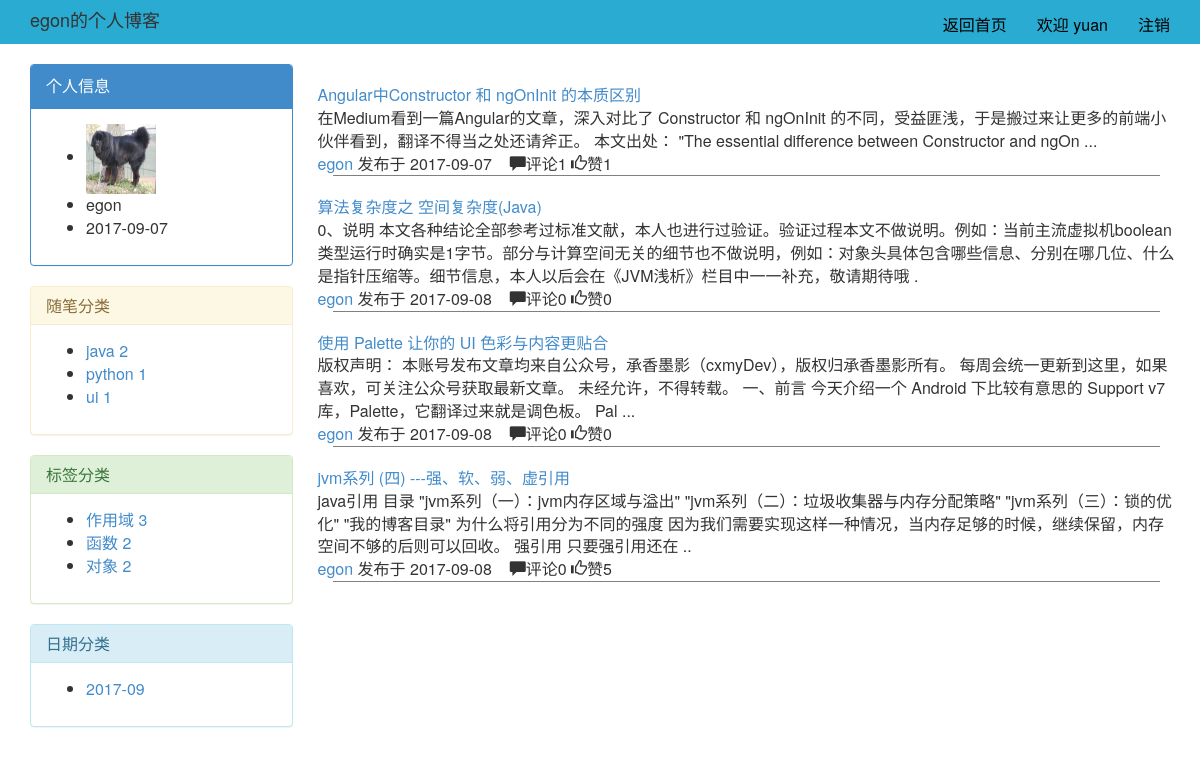
The page /blog/egon (signed in) on the database its author committed.
### blog/models.py (models this page shows, shortened)
class UserInfo(AbstractUser):
    nid = models.BigAutoField(primary_key=True)
    nickname = models.CharField(verbose_name='昵称', max_length=32)
    telephone = models.CharField(max_length=11, blank=True, null=True, unique=True, verbose_name='手机号码')
    avatar = models.FileField(verbose_name='头像', upload_to='./upload/avatar/',default="./upload/avatar/avatar.png")
    create_time = models.DateTimeField(verbose_name='创建时间',auto_now_add=True)
    fans = models.ManyToManyField(verbose_name='粉丝们',
                                  to='UserInfo',
                                  through='UserFans',
                                  through_fields=('user', 'follower'))

class Category(models.Model):
    nid = models.AutoField(primary_key=True)
    title = models.CharField(verbose_name='分类标题', max_length=32)
    blog = models.ForeignKey(verbose_name='所属博客', to='Blog', to_field='nid')

class Article(models.Model):
    nid = models.BigAutoField(primary_key=True)
    title = models.CharField(max_length=50, verbose_name='文章标题')
    desc = models.CharField(max_length=255, verbose_name='文章描述')
    read_count = models.IntegerField(default=0)
    comment_count = models.IntegerField(default=0)
    up_count = models.IntegerField(default=0)
    down_count = models.IntegerField(default=0)
    category = models.ForeignKey(verbose_name='文章类型', to='Category', to_field='nid', null=True)
    create_time = models.DateTimeField(verbose_name='创建时间', auto_now_add=True)
    blog = models.ForeignKey(verbose_name='所属博客', to='Blog', to_field='nid')
    tags = models.ManyToManyField(
        to="Tag",
        through='Article2Tag',
        through_fields=('article', 'tag'),
    )
    type_choices = [
        (1, "Python"),
        (2, "Linux"),
        (3, "OpenStack"),
        (4, "GoLang"),
    ]
    article_type_id = models.IntegerField(choices=type_choices, default=None)
    objects=ArticleManager()
    def __str__(self):
        return self.title

class Blog(models.Model):
    nid = models.BigAutoField(primary_key=True)
    title = models.CharField(verbose_name='个人博客标题', max_length=64)
    site = models.CharField(verbose_name='个人博客后缀', max_length=32, unique=True)
    theme = models.CharField(verbose_name='博客主题', max_length=32)
    user = models.OneToOneField(to='UserInfo', to_field='nid')

### blog/views.py (the view, shortened to what this page needs)
# urls.py: url("(?P<user_site>\w+)/article/(?P<condition>category|tag|date)/(?P<para>\w+-*\w*)", views.homeSite),
def homeSite(request,user_site,**kwargs):
    user=UserInfo.objects.filter(username=user_site).first()
    currentBlog=Blog.objects.filter(user=user).first()
    article_list=Article.objects.filter(blog=currentBlog)
    print(article_list)
    category_list=Category.objects.filter(blog=currentBlog)
    from django.db.models import Avg, Sum, Min, Max, Count
    categoryRet=Article.objects.filter(blog=currentBlog).values_list("category__title","category__nid").annotate(Count("nid"))
    print(categoryRet) #<QuerySet [('java', 2), ('python', 1), ('ui', 1)]>
    tagRet=Article.objects.filter(blog=currentBlog).values_list("tags__title","tags__nid").annotate(Count("nid"))
    print(tagRet) # <QuerySet [('作用域', 3), ('函数', 2), ('对象', 2)]>
    dateRet=Article.objects.archive(blog=currentBlog)
    print("++++++++++",dateRet)
    print(kwargs)
    return render(request,"homeSite.html",locals())

### blog/models.py (called while the page is built)
    def archive(self,**kwargs):
        l = []
        for i in self.filter(**kwargs).values("create_time"):
            date = i["create_time"]
            t = date.strftime("%Y-%m")
            if t not in l:
                l.append(t)
        return l

### blog/views.py (called while the page is built)
def func_class(request):
    return {"func":settings.FUNCTION}

### templates/homeSite.html (shortened to what this page needs)
{% load staticfiles %}
<!DOCTYPE html>
<html lang="en">
<head>
    <link rel="stylesheet" href="{% static 'bootstrap/css/bootstrap.css' %}">
    <link rel="stylesheet" href="{% static 'css/homeSite.css' %}">
</head>
<body>
<div class="header">
    <div class="container">
        <div class="nav navbar-nav nav-left">
            <h4>{{ user.username }}的个人博客</h4>
        </div>
        <ul class="nav navbar-nav navbar-right">
            <li><a href="/index/">返回首页</a></li>
            {% if request.user.is_authenticated %}
                <li><a href="/login/">欢迎 {{ request.user.username }}</a></li>
                <li><a href="/logout/">注销</a></li>
            {% else %}
                <li><a href="/login/">登录</a></li>
                <li><a href="#">注册</a></li>
            {% endif %}
        </ul>
    </div>
</div>
<div class="container">
    <div class="row">
        <div class="col-md-3">
            <div class="panel panel-primary">
                <div class="panel-heading">个人信息</div>
                <div class="panel-body">
                    <ul>
                        <li><img src="{{ user.avatar.url }}" alt="" width="70px" height="70px"></li>
                        <li>{{ user.username }}</li>
                        <li>{{ user.create_time|date:"Y-m-d" }}</li>
                    </ul>
                </div>
            </div>
            <div class="panel panel-warning">
                <div class="panel-heading">
                    <h3 class="panel-title">随笔分类</h3>
                </div>
                <div class="panel-body">
                    <ul>
                        {% for foo in categoryRet %}
                            <li>
                                <a href="/blog/{{ user.username }}/article/category/{{ foo.1 }}">{{ foo.0 }}&nbsp;{{ foo.2 }}</a>
                            </li>
                        {% endfor %}
                    </ul>
                </div>
            </div>
            <div class="panel panel-success">
                <div class="panel-heading">
                    <h3 class="panel-title">标签分类</h3>
                </div>
                <div class="panel-body">
                    <ul>
                        {% for foo in tagRet %}
                            <li>
                                <a href="/blog/{{ user.username }}/article/tag/{{ foo.1 }}">{{ foo.0 }}&nbsp;{{ foo.2 }}</a>
                            </li>
                        {% endfor %}
                    </ul>
                </div>
            </div>
            <div class="panel panel-info">
                <div class="panel-heading">
                    <h3 class="panel-title">日期分类</h3>
                </div>
                <div class="panel-body">
                    <ul>
                        {% for foo in dateRet %}
                            <li><a href="/blog/{{ user.username }}/article/date/{{ foo }}">{{ foo }}</a></li>
                        {% endfor %}
                    </ul>
                </div>
            </div>
        </div>
        <div class="col-md-9">
            <div class="article_list">
                {% for article in article_list %}
                    <div class="article_item">
                        <div class="row">
                            <div class="title">
                                <a href="/blog/{{ article.blog.user.username }}/article/{{ article.nid }}">{{ article.title }}</a>
                            </div>
                        </div>
                        <div class="row">
                            <div class="text">{{ article.desc }}</div>
                        </div>
                        <div class="row">
                            <div class="icon">
                                <span><a href="">{{ article.blog.user.username }}</a> 发布于</span>
                                <span class="timer">{{ article.create_time|date:"Y-m-d" }}</span> &nbsp;&nbsp;
                                <span class="glyphicon glyphicon-comment"></span>评论{{ article.comment_count }}
                                <span class="glyphicon glyphicon-thumbs-up"></span>赞{{ article.up_count }}
                            </div>
                        </div>
                    </div>
                {% endfor %}
            </div>
        </div>
    </div>
</div>
</body>
</html>

### blog/static/css/homeSite.css (style rules this page uses)
.header { width: 100%; height: 44px; background-color: #2aabd2; margin-bottom: 20px; }

### rows shown on the page
UserInfo: username "egon", avatar (picture), create_time "2017-09-07"
UserInfo: user.username "yuan"
Category: title "java", nid "2"
Category: title "python", foo "1"
Article: title "Angular中Constructor 和 ngOnInit 的本质区别", desc "在Medium看到一篇Angular的文章，深入对比了 Constructor 和 ngOnInit 的不同，受益匪浅，于是搬过来让更多的前端小伙伴看到，翻译不得当之处还请斧正。 本文出处： \"The essential difference between Constructor and ngOn ...", blog.user.username "egon", create_time "2017-09-07", comment_count "1", up_count "1"
Article: title "算法复杂度之 空间复杂度(Java)", desc "0、说明 本文各种结论全部参考过标准文献，本人也进行过验证。验证过程本文不做说明。例如：当前主流虚拟机boolean类型运行时确实是1字节。部分与计算空间无关的细节也不做说明，例如：对象头具体包含哪些信息、分别在哪几位、什么是指针压缩等。细节信息，本人以后会在《JVM浅析》栏目中一一补充，敬请期待哦 .", blog.user.username "egon", create_time "2017-09-08", comment_count "0", up_count "0"
Article: title "使用 Palette 让你的 UI 色彩与内容更贴合", desc "版权声明： 本账号发布文章均来自公众号，承香墨影（cxmyDev），版权归承香墨影所有。 每周会统一更新到这里，如果喜欢，可关注公众号获取最新文章。 未经允许，不得转载。 一、前言 今天介绍一个 Android 下比较有意思的 Support v7 库，Palette，它翻译过来就是调色板。 Pal ...", blog.user.username "egon", create_time "2017-09-08", comment_count "0", up_count "0"
Article: title "jvm系列 (四) ---强、软、弱、虚引用", desc "java引用 目录 \"jvm系列（一）：jvm内存区域与溢出\" \"jvm系列（二）：垃圾收集器与内存分配策略\" \"jvm系列（三）：锁的优化\" \"我的博客目录\" 为什么将引用分为不同的强度 因为我们需要实现这样一种情况，当内存足够的时候，继续保留，内存空间不够的后则可以回收。 强引用 只要强引用还在 ..", blog.user.username "egon", create_time "2017-09-08", comment_count "0", up_count "5"

### other values the page prints
{{ foo.0 }} "ui"
{{ foo.2 }} "1"
{{ foo.0 }} "作用域" "函数" "对象"
{{ foo.2 }} "3" "2" "2"
{{ foo }} "2017-09"
